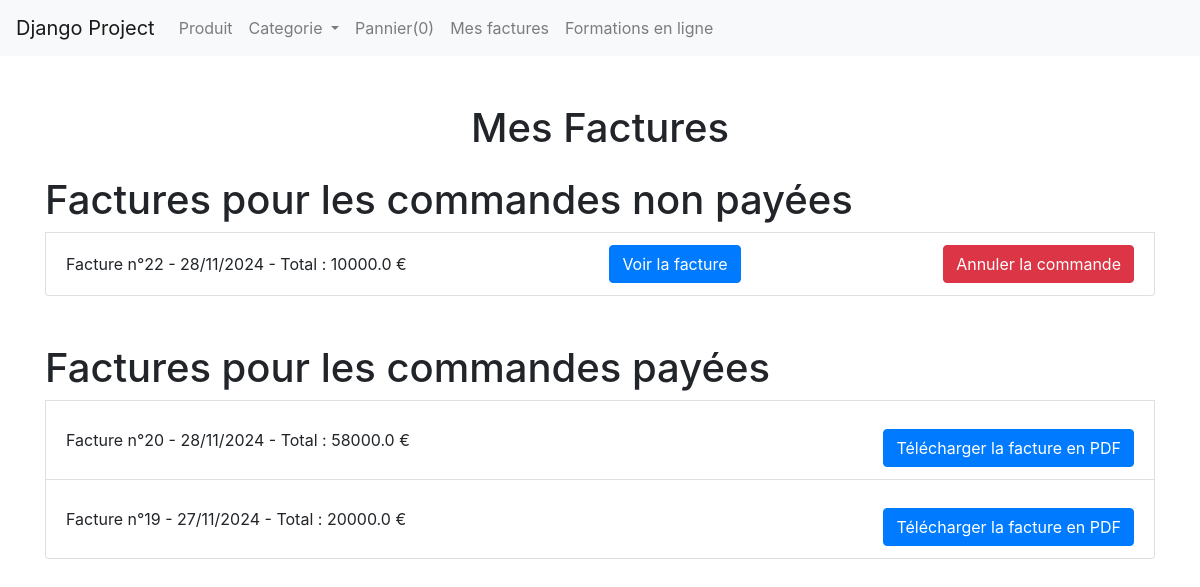
Before: /shop/factures/ (signed in) with the older database file.
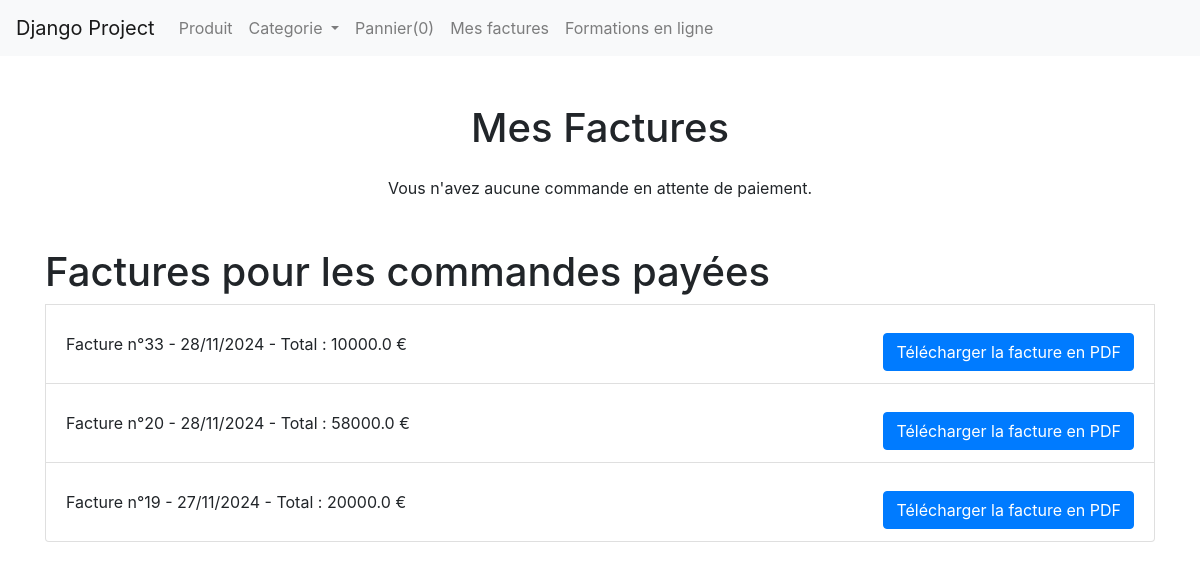
After: the same page with the newer database file.
### shop/models.py (models this page shows, shortened)
class Commande(models.Model):
    user = models.ForeignKey(User, on_delete=models.SET_NULL, null=True, blank=True)  # Client ayant passé la commande
    products = models.ManyToManyField(
        Product, through='CommandeItem', related_name='commandes'
    )  # Relation avec les produits via une table intermédiaire
    total_price = models.FloatField(default=0.0)  # Prix total de la commande
    date_ordered = models.DateTimeField(auto_now_add=True)  # Date de la commande
    is_paid = models.BooleanField(default=False)  # Indique si la commande est payée
    status = models.CharField(
        max_length=20,
        choices=[
            ('Pending', 'En attente'),
            ('Processing', 'En cours de traitement'),
            ('Completed', 'Complétée'),
            ('Cancelled', 'Annulée'),
        ],
        default='Pending'
    )  # Statut de la commande
    class Meta:
        ordering = ['-date_ordered']

### shop/views.py (the view)
# urls.py: path('factures/', views.mes_factures, name='mes_factures'),
@login_required
def mes_factures(request):
    commandes_non_payees = Commande.objects.filter(user=request.user, is_paid=False)
    commandes_payees = Commande.objects.filter(user=request.user, is_paid=True)
    return render(request, 'shop/factures.html', {
        'commandes_non_payees': commandes_non_payees,
        'commandes_payees': commandes_payees,
    })

### shop/templates/shop/factures.html (shortened to what this page needs)
{% extends "base.html" %}
{% block content %}
<div class="container mt-5">
    <h1 class="text-center mb-4">Mes Factures</h1>
    {% if commandes_non_payees %}
        <ul class="list-group">
            <h1>Factures pour les commandes non payées</h1>
            {% for commande in commandes_non_payees %}
                <li class="list-group-item d-flex justify-content-between align-items-center">
                    <span>
                        Facture n°{{ commande.id }} - {{ commande.date_ordered|date:"d/m/Y" }} - Total : {{ commande.total_price }} €
                    </span>
                    <a href="{% url 'facture_detail' commande.id %}" class="btn btn-primary">Voir la facture</a>
                    <a href="{% url 'annuler_commande' commande.id %}" class="btn btn-danger" onclick="return confirmAnnulation()">Annuler la commande</a>
                </li>
            {% endfor %}
        </ul>
    {% else %}
        <p class="text-center">Vous n'avez aucune commande en attente de paiement.</p>
    {% endif %}
    {% if commandes_payees %}
        <ul class="list-group mt-5">
            <h1>Factures pour les commandes payées</h1>
            {% for commande in commandes_payees %}
                <li class="list-group-item d-flex justify-content-between align-items-center">
                    <span>
                        Facture n°{{ commande.id }} - {{ commande.date_ordered|date:"d/m/Y" }} - Total : {{ commande.total_price }} €
                    </span>
                    <a href="{% url 'generer_facture_pdf' commande.id %}" class="btn btn-primary mt-3">
                        Télécharger la facture en PDF
                    </a>
                </li>
            {% endfor %}
        </ul>
    {% endif %}
</div>
{% endblock content %}

Changed rows visible on the page:
removed Commande: id "22", date_ordered "28/11/2024", total_price "10000.0", shown under "Factures pour les commandes non payées"
added Commande: id "33", date_ordered "28/11/2024", total_price "10000.0", shown under "Factures pour les commandes payées"
Other visible differences:
text no longer shown: "Factures pour les commandes non payées"
text now shown: "Vous n'avez aucune commande en attente de paiement."
